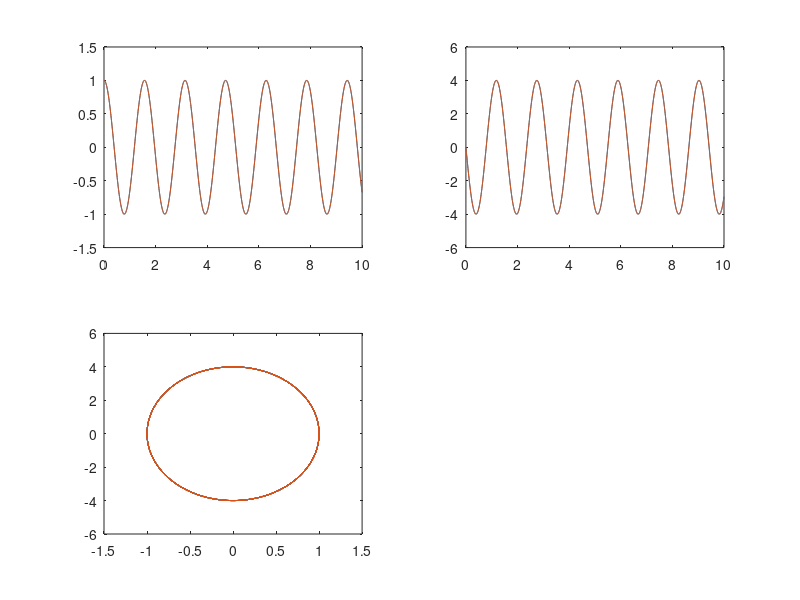

The MATLAB source for this figure:
clear all
close all

h = 0.01;
x0 = 1;v0 = 0;K = 16;m = 1;
t0=0;tf=10;

w = sqrt(K/m);
t = t0:h:tf;
N = length(t);
x = nan(1,N);
v = nan(1,N);
x(1) = x0;v(1) = v0;

fx = @(T,X,V) V; %derivada posicao
fv = @(T,X,V) -K*X/m; %derivada tempo
for k=1:N-1
    r1x = fx( t(k),x(k),v(k) );
    r1v = fv( t(k),x(k),v(k) );
    
    r2x = fx( t(k) +h/2 ,x(k) + r1x * h/2 ,v(k) + r1v*h/2 );
    r2v = fv( t(k) +h/2 ,x(k) + r1x * h/2 ,v(k) + r1v*h/2 );
    
    v(k+1) = v(k) + r2v*h;
    x(k+1) = x(k) + r2x*h;
end

subplot(1,2,1)
plot( t,x,t, x0*cos(w.*t) )
subplot(1,2,2)
plot( t,v,t, -w*x0*sin(w.*t) )

%e

clear all
close all

h = 0.01;
x0 = 1;v0 = 0;K = 16;m = 1;
t0=0;tf=10;

w = sqrt(K/m);
t = t0:h:tf;
N = length(t);
x = nan(1,N);
v = nan(1,N);
x(1) = x0;v(1) = v0;

fx = @(V) V; %derivada posicao
fv = @(X) -K*X/m; %derivada tempo
for k=1:N-1
    r1x = fx( v(k) );
    r1v = fv( x(k) );
    
    r2x = fx( v(k) + r1v * h/2 );
    r2v = fv( x(k) + r1x * h/2 );
    
    v(k+1) = v(k) + r2v * h;
    x(k+1) = x(k) + r2x * h;
end

subplot(2,2,1)
plot( t,x,t, x0*cos(w.*t) )
subplot(2,2,2)
plot( t,v,t, -w*x0*sin(w.*t) )

subplot(2,2,3)
plot(x,v,x0*cos(w.*t),-w*x0*sin(w.*t))